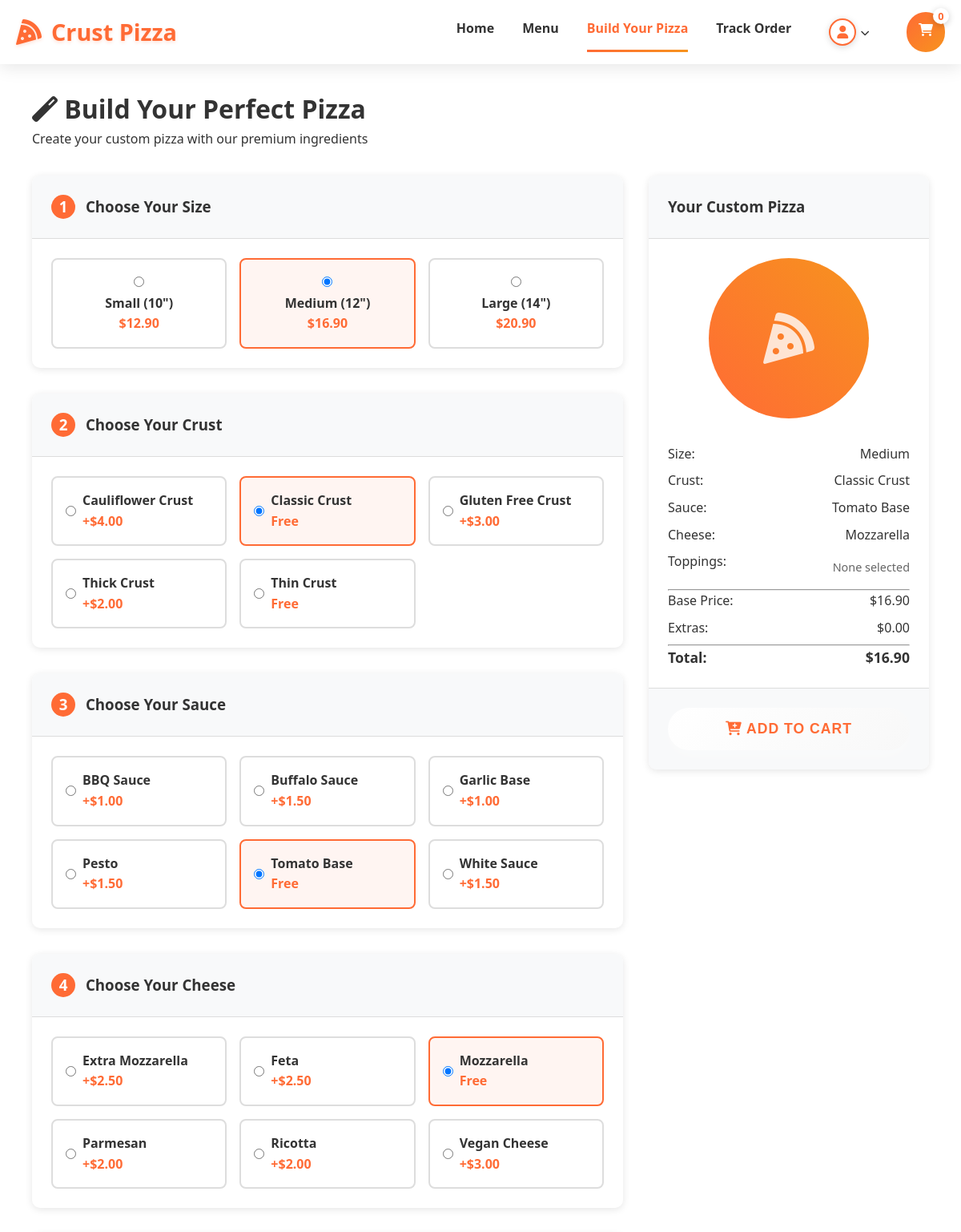
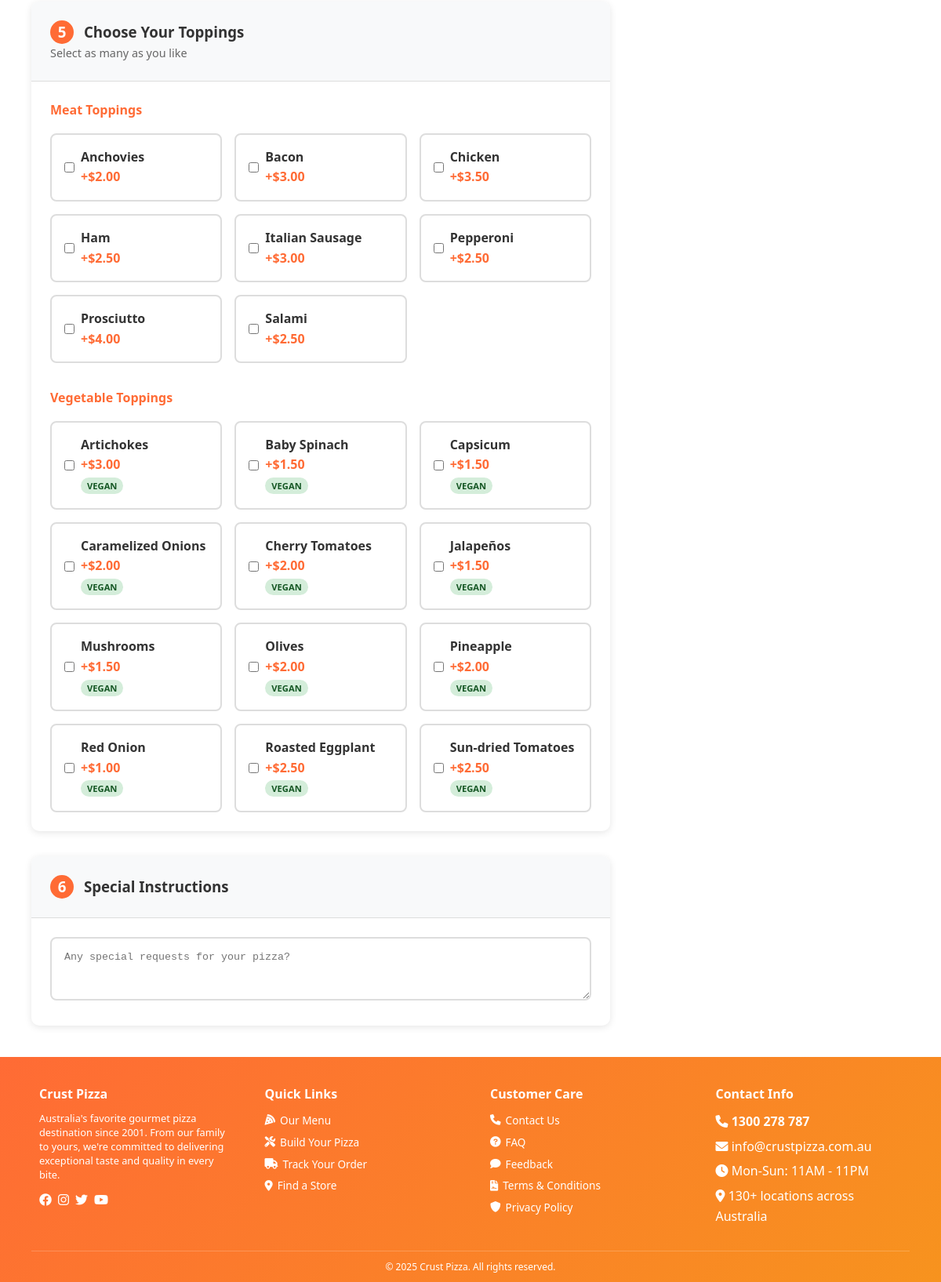
The app's page /build-pizza.php with its own data (2 pictures, top to bottom).
### tables this page shows
CREATE TABLE
    ingredients (
        ingredient_id INT AUTO_INCREMENT PRIMARY KEY,
        name VARCHAR(100) NOT NULL,
        category ENUM (
            'crust',
            'sauce',
            'cheese',
            'meat',
            'vegetable',
            'other'
        ) NOT NULL,
        price DECIMAL(10, 2) NOT NULL DEFAULT 0.00,
        cost DECIMAL(10, 2) NOT NULL DEFAULT 0.00,
        stock_quantity INT DEFAULT 0,
        min_stock_level INT DEFAULT 10,
        is_available BOOLEAN DEFAULT TRUE,
        is_vegan BOOLEAN DEFAULT FALSE,
        is_gluten_free BOOLEAN DEFAULT FALSE,
        allergens TEXT,
        nutritional_info JSON,
        created_at TIMESTAMP DEFAULT CURRENT_TIMESTAMP,
        updated_at TIMESTAMP DEFAULT CURRENT_TIMESTAMP ON UPDATE CURRENT_TIMESTAMP
    );

### src/build-pizza.php (the view, shortened to what the rows shown need)
<?php
require_once 'includes/functions.php';
$database = new Database();
$db = $database->getConnection();
$ingredients_query = "SELECT * FROM ingredients WHERE is_available = 1 ORDER BY category, name";
$ingredients_stmt = $db->prepare($ingredients_query);
$ingredients_stmt->execute();
$all_ingredients = $ingredients_stmt->fetchAll(PDO::FETCH_ASSOC);
$ingredients = [];
foreach ($all_ingredients as $ingredient) {
    $ingredients[$ingredient['category']][] = $ingredient;
}
?>
<!DOCTYPE html>
<html lang="en">
<head>
    <link rel="stylesheet" href="assets/css/style.css">
    <link rel="stylesheet" href="https://cdnjs.cloudflare.com/ajax/libs/font-awesome/6.0.0/css/all.min.css">
</head>
<body>
    <main style="margin-top: 70px; padding: 40px 20px;">
        <div class="container">
            <h1><i class="fas fa-magic"></i> Build Your Perfect Pizza</h1>
            <div style="display: grid; grid-template-columns: 1fr 350px; gap: 2rem; margin-top: 2rem;" class="pizza-builder">
                <div class="builder-steps">
                    <div class="card" style="margin-bottom: 2rem;">
                        <div class="card-body">
                            <div class="ingredient-grid" style="display: grid; grid-template-columns: repeat(auto-fit, minmax(200px, 1fr)); gap: 1rem;">
                                <?php foreach ($ingredients['crust'] as $crust): ?>
                                    <label class="ingredient-option" style="display: flex; align-items: center; padding: 1rem; border: 2px solid #ddd; border-radius: 8px; cursor: pointer;">
                                        <input type="radio" name="crust" value="<?php echo $crust['ingredient_id']; ?>" data-price="<?php echo $crust['price']; ?>" data-name="<?php echo htmlspecialchars($crust['name']); ?>" <?php echo $crust['name'] === 'Classic Crust' ? 'checked' : ''; ?> style="margin-right: 0.5rem;">
                                        <div style="flex: 1;">
                                            <div style="font-weight: 600;"><?php echo htmlspecialchars($crust['name']); ?></div>
                                            <div style="color: #ff6b35; font-weight: 600;">
                                                <?php echo $crust['price'] > 0 ? '+' . formatCurrency($crust['price']) : 'Free'; ?>
                                            </div>
                                        </div>
                                    </label>
                                <?php endforeach; ?>
                            </div>
                        </div>
                    </div>
                    <div class="card" style="margin-bottom: 2rem;">
                        <div class="card-body">
                            <div class="ingredient-grid" style="display: grid; grid-template-columns: repeat(auto-fit, minmax(200px, 1fr)); gap: 1rem;">
                                <?php foreach ($ingredients['sauce'] as $sauce): ?>
                                    <label class="ingredient-option" style="display: flex; align-items: center; padding: 1rem; border: 2px solid #ddd; border-radius: 8px; cursor: pointer;">
                                        <input type="radio" name="sauce" value="<?php echo $sauce['ingredient_id']; ?>" data-price="<?php echo $sauce['price']; ?>" data-name="<?php echo htmlspecialchars($sauce['name']); ?>" <?php echo $sauce['name'] === 'Tomato Base' ? 'checked' : ''; ?> style="margin-right: 0.5rem;">
                                        <div style="flex: 1;">
                                            <div style="font-weight: 600;"><?php echo htmlspecialchars($sauce['name']); ?></div>
                                            <div style="color: #ff6b35; font-weight: 600;">
                                                <?php echo $sauce['price'] > 0 ? '+' . formatCurrency($sauce['price']) : 'Free'; ?>
                                            </div>
                                        </div>
                                    </label>
                                <?php endforeach; ?>
                            </div>
                        </div>
                    </div>
                    <div class="card" style="margin-bottom: 2rem;">
                        <div class="card-body">
                            <div class="ingredient-grid" style="display: grid; grid-template-columns: repeat(auto-fit, minmax(200px, 1fr)); gap: 1rem;">
                                <?php foreach ($ingredients['cheese'] as $cheese): ?>
                                    <label class="ingredient-option" style="display: flex; align-items: center; padding: 1rem; border: 2px solid #ddd; border-radius: 8px; cursor: pointer;">
                                        <input type="radio" name="cheese" value="<?php echo $cheese['ingredient_id']; ?>" data-price="<?php echo $cheese['price']; ?>" data-name="<?php echo htmlspecialchars($cheese['name']); ?>" <?php echo $cheese['name'] === 'Mozzarella' ? 'checked' : ''; ?> style="margin-right: 0.5rem;">
                                        <div style="flex: 1;">
                                            <div style="font-weight: 600;"><?php echo htmlspecialchars($cheese['name']); ?></div>
                                            <div style="color: #ff6b35; font-weight: 600;">
                                                <?php echo $cheese['price'] > 0 ? '+' . formatCurrency($cheese['price']) : ($cheese['price'] < 0 ? formatCurrency($cheese['price']) : 'Free'); ?>
                                            </div>
                                        </div>
                                    </label>
                                <?php endforeach; ?>
                            </div>
                        </div>
                    </div>
                    <div class="card" style="margin-bottom: 2rem;">
                        <div class="card-body">
                            <div class="ingredient-grid" style="display: grid; grid-template-columns: repeat(auto-fit, minmax(200px, 1fr)); gap: 1rem; margin-bottom: 2rem;">
                                <?php foreach ($ingredients['meat'] as $meat): ?>
                                    <label class="ingredient-option" style="display: flex; align-items: center; padding: 1rem; border: 2px solid #ddd; border-radius: 8px; cursor: pointer;">
                                        <input type="checkbox" name="toppings[]" value="<?php echo $meat['ingredient_id']; ?>" data-price="<?php echo $meat['price']; ?>" data-name="<?php echo htmlspecialchars($meat['name']); ?>" style="margin-right: 0.5rem;">
                                        <div style="flex: 1;">
                                            <div style="font-weight: 600;"><?php echo htmlspecialchars($meat['name']); ?></div>
                                            <div style="color: #ff6b35; font-weight: 600;">+<?php echo formatCurrency($meat['price']); ?></div>
                                        </div>
                                    </label>
                                <?php endforeach; ?>
                            </div>
                            <div class="ingredient-grid" style="display: grid; grid-template-columns: repeat(auto-fit, minmax(200px, 1fr)); gap: 1rem;">
                                <?php foreach ($ingredients['vegetable'] as $vegetable): ?>
                                    <label class="ingredient-option" style="display: flex; align-items: center; padding: 1rem; border: 2px solid #ddd; border-radius: 8px; cursor: pointer;">
                                        <input type="checkbox" name="toppings[]" value="<?php echo $vegetable['ingredient_id']; ?>" data-price="<?php echo $vegetable['price']; ?>" data-name="<?php echo htmlspecialchars($vegetable['name']); ?>" style="margin-right: 0.5rem;">
                                        <div style="flex: 1;">
                                            <div style="font-weight: 600;"><?php echo htmlspecialchars($vegetable['name']); ?></div>
                                            <div style="color: #ff6b35; font-weight: 600;">+<?php echo formatCurrency($vegetable['price']); ?></div>
                                            <?php if ($vegetable['is_vegan']): ?>
                                                <span class="badge badge-success" style="font-size: 0.7rem;">Vegan</span>
                                            <?php endif; ?>
                                        </div>
                                    </label>
                                <?php endforeach; ?>
                            </div>
                        </div>
                    </div>
                </div>
            </div>
        </div>
    </main>
</body>
</html>

### records on screen
ingredients: name "☐ Cauliflower Crust +$4.00", name "Cauliflower Crust", price "$4.00"
ingredients: name "☑ Classic Crust Free", name "Classic Crust", price "Free"
ingredients: name "☐ Gluten Free Crust +$3.00", name "Gluten Free Crust", price "$3.00"
ingredients: name "☐ Thick Crust +$2.00", name "Thick Crust", price "$2.00"
ingredients: name "☐ Thin Crust Free", name "Thin Crust", price "Free"
ingredients: name "☐ BBQ Sauce +$1.00", name "BBQ Sauce", price "$1.00"
ingredients: name "☐ Buffalo Sauce +$1.50", name "Buffalo Sauce", price "$1.50"
ingredients: name "☐ Garlic Base +$1.00", name "Garlic Base", price "$1.00"
ingredients: name "☐ Pesto +$1.50", name "Pesto", price "$1.50"
ingredients: name "☑ Tomato Base Free", name "Tomato Base", price "Free"
ingredients: name "☐ White Sauce +$1.50", name "White Sauce", price "$1.50"
ingredients: name "☐ Extra Mozzarella +$2.50", name "Extra Mozzarella", price "$2.50"
ingredients: name "☐ Feta +$2.50", name "Feta", price "$2.50"
ingredients: name "☑ Mozzarella Free", name "Mozzarella", price "Free"
ingredients: name "☐ Parmesan +$2.00", name "Parmesan", price "$2.00"
ingredients: name "☐ Ricotta +$2.00", name "Ricotta", price "$2.00"
ingredients: name "☐ Vegan Cheese +$3.00", name "Vegan Cheese", price "$3.00"
ingredients: name "Anchovies", price "$2.00"
ingredients: name "Bacon", price "$3.00"
ingredients: name "Chicken", price "$3.50"
ingredients: name "Ham", price "$2.50"
ingredients: name "Italian Sausage", price "$3.00"
ingredients: name "Pepperoni", price "$2.50"
ingredients: name "Prosciutto", price "$4.00"
ingredients: name "Salami", price "$2.50"
ingredients: name "Artichokes", price "$3.00", is_vegan "VEGAN"
ingredients: name "Baby Spinach", price "$1.50", is_vegan "VEGAN"
ingredients: name "Capsicum", price "$1.50", is_vegan "VEGAN"
ingredients: name "Caramelized Onions", price "$2.00", is_vegan "VEGAN"
ingredients: name "Cherry Tomatoes", price "$2.00", is_vegan "VEGAN"
ingredients: name "Jalapeños", price "$1.50", is_vegan "VEGAN"
ingredients: name "Mushrooms", price "$1.50", is_vegan "VEGAN"
ingredients: name "Olives", price "$2.00", is_vegan "VEGAN"
ingredients: name "Pineapple", price "$2.00", is_vegan "VEGAN"
ingredients: name "Red Onion", price "$1.00", is_vegan "VEGAN"
ingredients: name "Roasted Eggplant", price "$2.50", is_vegan "VEGAN"
ingredients: name "Sun-dried Tomatoes", price "$2.50", is_vegan "VEGAN"
